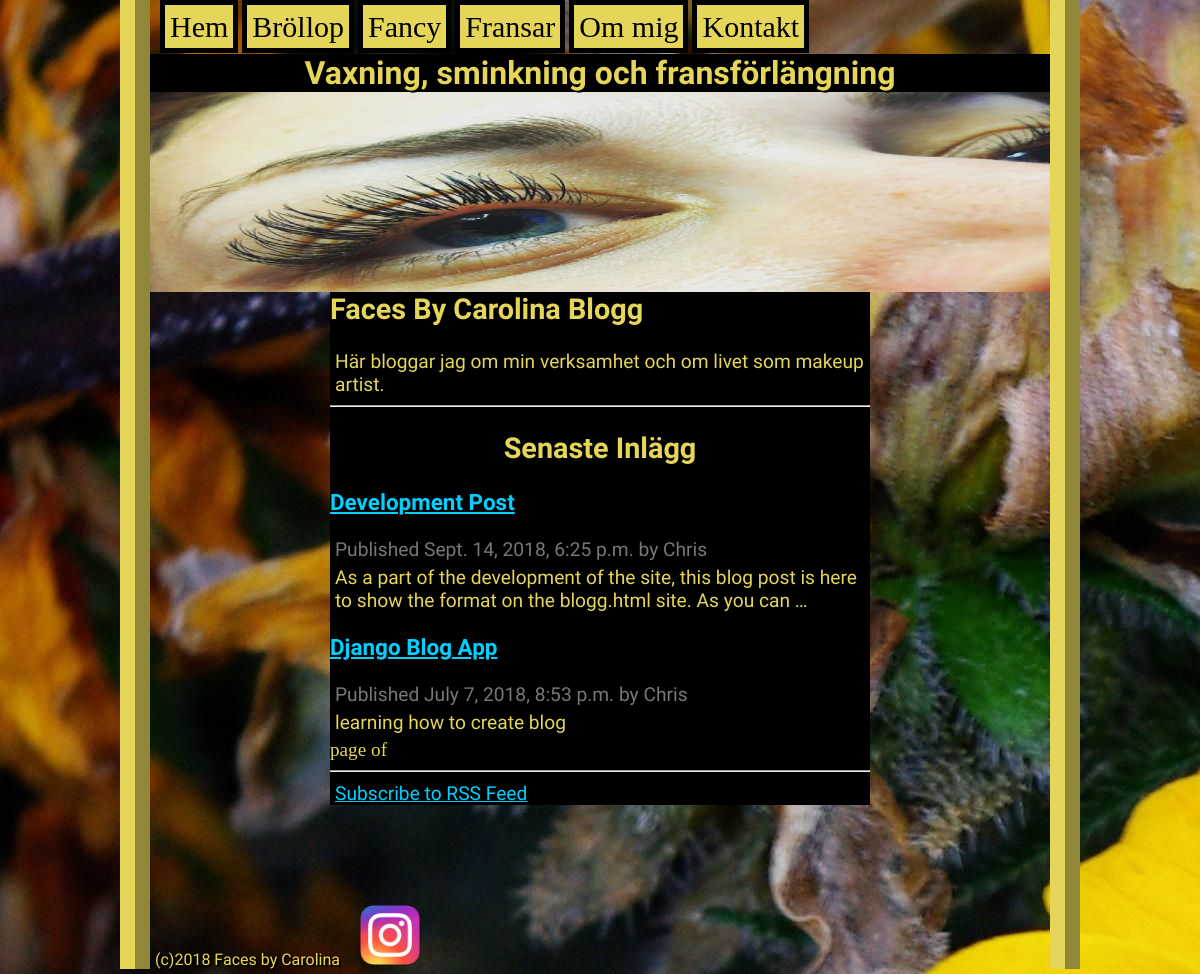
The app's page /blog/index with its own data.
### blog/models.py (models this page shows, shortened)
class Post(models.Model):
	STATUS_CHOICES = (
		("draft", "Draft"),
		("published", "Published"),
	)
	title = models.CharField(max_length=250)
	slug = models.SlugField(max_length=250, unique_for_date="publish")
	author = models.ForeignKey(User, on_delete=models.CASCADE, related_name="blog_posts")
	body = models.TextField()
	publish = models.DateTimeField(default=timezone.now)
	created = models.DateTimeField(auto_now_add=True)
	updated = models.DateTimeField(auto_now=True)
	status = models.CharField(max_length=10, choices=STATUS_CHOICES, default="draft")
	objects = models.Manager()
	published = PublishedManager()
	class Meta:
		ordering = ("-publish",)
	def get_absolute_url(self):
		return reverse("post_detail_view", args=[self.publish.year, self.publish.strftime("%m"), self.publish.strftime("%d"), self.slug] )

### blog/views.py (the view)
# urls.py: path("index", views.post_list_view, name="post_list_view"),
def post_list_view(request):
	list_objects = Post.published.all()
	paginator = Paginator(list_objects, 3)
	page = request.GET.get("page")
	try:
		posts = paginator.page(page)
	except PageNotAnInteger:
		posts = paginator.page(1)
	except EmptyPage:
		posts = paginator.page(paginator.num_pages)
	posts = Post.published.all()
	return render(request, "blog/post/list.html", {"posts": posts} )

### blog/models.py (called while the page is built)
	def get_queryset(self):
		return super(PublishedManager,self).get_queryset().filter(status="published")

### blog/templates/blog/post/list.html
{% extends "blog/index.html" %}
{% block content %}
	<h2>Senaste Inlägg</h2>
	{% for post in posts %}
		<h3><a href="{{ post.get_absolute_url }}">{{ post.title }}</a></h3>
		<p style="color: #777777">Published {{ post.publish }} by {{ post.author }}</p>
		<p>{{ post.body|truncatewords:25|linebreaks }}</p>
	{% endfor %}
	{% include "blog/pagination.html" with page=posts %}
{% endblock %}

### blog/templates/blog/index.html (shortened to what this page needs)
{% load staticfiles %}
<!DOCTYPE html>
<html lang="en">
<head>
	<link rel="stylesheet" href="{% static 'css/style.css' %}">
</head>
<body>
	<div class="dropdown">
		<div class="dropdown-content">
			<a href="{% url 'index' %}">Hem</a>
			<a href="{% url 'wedding' %}">Bröllop</a>
			<a href="{% url 'fancy' %}">Fancy</a>
			<a href="{% url 'fransar' %}">Fransar</a>
			<a href="{% url 'om_mig' %}">Om mig</a>
			<a href="{% url 'kontakt' %}">Kontakt</a>
		</div>
	</div>
	<header>
		<h1 id="header">Vaxning, sminkning och fransförlängning</h1>
	</header>
	<img src="{% static 'pics/front-page-lashes.png' %}" alt="Förlängda fransar" id="pagepic">
	<div id="container">
		<div>
			<h2>Faces By Carolina Blogg</h2>
			<p>Här bloggar jag om min verksamhet och om livet som makeup artist.</p>
		</div>
		<hr>
		{% block content %}
		{% endblock %}
		<hr>
		<p><a href="{% url 'post_feed' %}" target="_blank">Subscribe to RSS Feed</a></p>
	</div>
	<footer>
		<br><br><br><br><br><p>(c)2018 Faces by Carolina
		&emsp;<a href="https://www.instagram.com/carolina.tarrach.mua/"><img src="{% static 'pics/instagram_logo.png' %}" alt="Instagram logo" style="width: 5vw;"></a></p>
	</footer>
</body>
</html>

### blog/templates/blog/pagination.html (shortened to what this page needs)
<div class="container">
	<div class="row">
		<span class="pagination">
			<span class="active">
				page {{ page.number }} of {{ page.paginator.num_pages }}
			</span>
		</span>
	</div>
</div>

### blog/static/css/style.css (style rules this page uses)
header { color: #e5d559; background-color: black; text-align: center; margin-left: auto; margin-right: auto; }
#header { font-family: Bungee Shade, Arial, sans-serif; font-size: 4vw; margin: 0 5% 0 5%; }
#container { background-color: black; margin-left: 3vw; font-size: 1.2em; }
#container > h2 { text-align: center; }
body { background-image: url("/static/pics/A_beautiful_flower_among_the_dying.jpg"); color: #e5d559; margin: 0 auto; }
a { color: rgb(0, 208, 255); text-shadow: none; }
h1 { margin-left: 15%; font-family: Nosifer, Arial, sans-serif; text-shadow: 2px 2px black; }
h2,h3,h4,h5,h6 { font-family: Sunflower, Arial, sans-serif; text-shadow: 2px 2px black; }
p { font-family: Sunflower, Arial, sans-serif; text-shadow: 2px 2px black; margin: 5px; }
#pagepic { width: 100%; height: 200px; float: right; border-style: 3px solid black; }
@media screen and (min-width: 770px) { #container { background-color: black; margin: 0 auto; font-size: 1.2em; width: 60%; } }
@media screen and (min-width: 770px) { header { text-align: center; margin-left: auto; margin-right: auto; } }
@media screen and (min-width: 770px) { #header { font-family: Bungee Shade, Arial, sans-serif; font-size: 2em; text-shadow: 2px 2px black; } }
@media screen and (min-width: 770px) { body { background-image: url("/static/pics/A_beautiful_flower_among_the_dying.jpg"); color: #e5d559; margin: 0 auto; width: 75%; border-left: 30px ridge #e5d559; border-right: 30px ridge #e5d559; } }
@media screen and (min-width: 770px) { .dropdown-content { display: inline-block; margin: 10px; } }
@media screen and (min-width: 770px) { .dropdown-content > a { padding: 5px; background-color: #e5d559; color: black; font-size: 30px; text-decoration: none; border: 5px solid black; } }
@media screen and (min-width: 770px) { h1 { font-family: Nosifer, Arial, sans-serif; margin-left: 35%; } }
@media screen and (min-width: 770px) { h2,h3,h4,h5,h6 { font-family: Sunflower, Arial, sans-serif; } }
@media screen and (min-width: 770px) { p { font-family: Sunflower, Arial, sans-serif; font-size: 1em; text-shadow: darkslategray; } }
@media screen and (min-width: 770px) { #pagepic { width: 100%; height: 200px; float: right; border-style: 3px solid black; } }

### records on screen
Post: title "Development Post", publish "Sept. 14, 2018, 6:25 p.m.", author "Chris", body "As a part of the development of the site, this blog post is here to show the format on the blogg.html site. As you can …"
Post: title "Django Blog App", publish "July 7, 2018, 8:53 p.m.", author "Chris", body "learning how to create blog"
